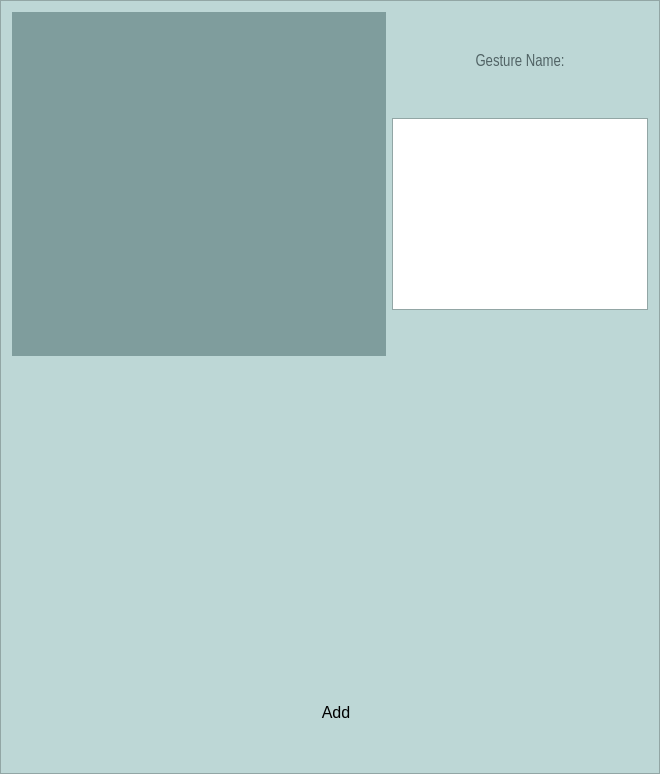
        <widget class="QFrame" name="page4_downframe">
         <property name="palette">
          <palette>
           <active>
            <colorrole role="Base">
             <brush brushstyle="SolidPattern">
              <color alpha="255">
               <red>255</red>
               <green>255</green>
               <blue>255</blue>
              </color>
             </brush>
            </colorrole>
            <colorrole role="Window">
             <brush brushstyle="SolidPattern">
              <color alpha="255">
               <red>189</red>
               <green>215</green>
               <blue>214</blue>
              </color>
             </brush>
            </colorrole>
           </active>
           <inactive>
            <colorrole role="Base">
             <brush brushstyle="SolidPattern">
              <color alpha="255">
               <red>255</red>
               <green>255</green>
               <blue>255</blue>
              </color>
             </brush>
            </colorrole>
            <colorrole role="Window">
             <brush brushstyle="SolidPattern">
              <color alpha="255">
               <red>189</red>
               <green>215</green>
               <blue>214</blue>
              </color>
             </brush>
            </colorrole>
           </inactive>
           <disabled>
            <colorrole role="Base">
             <brush brushstyle="SolidPattern">
              <color alpha="255">
               <red>189</red>
               <green>215</green>
               <blue>214</blue>
              </color>
             </brush>
            </colorrole>
            <colorrole role="Window">
             <brush brushstyle="SolidPattern">
              <color alpha="255">
               <red>189</red>
               <green>215</green>
               <blue>214</blue>
              </color>
             </brush>
            </colorrole>
           </disabled>
          </palette>
         </property>
         <property name="autoFillBackground">
          <bool>true</bool>
         </property>
         <property name="frameShape">
          <enum>QFrame::StyledPanel</enum>
         </property>
         <property name="frameShadow">
          <enum>QFrame::Raised</enum>
         </property>
         <layout class="QGridLayout" name="gridLayout_4">
          <item row="2" column="2">
           <spacer name="verticalSpacer_5">
            <property name="orientation">
             <enum>Qt::Vertical</enum>
            </property>
            <property name="sizeHint" stdset="0">
             <size>
              <width>20</width>
              <height>300</height>
             </size>
            </property>
           </spacer>
          </item>
          <item row="0" column="3" colspan="2">
           <layout class="QVBoxLayout" name="verticalLayout_5">
            <item>
             <widget class="QLabel" name="Label_page4">
              <property name="sizePolicy">
               <sizepolicy hsizetype="Preferred" vsizetype="Preferred">
                <horstretch>0</horstretch>
                <verstretch>0</verstretch>
               </sizepolicy>
              </property>
              <property name="minimumSize">
               <size>
                <width>150</width>
                <height>100</height>
               </size>
              </property>
              <property name="palette">
               <palette>
                <active>
                 <colorrole role="WindowText">
                  <brush brushstyle="SolidPattern">
                   <color alpha="255">
                    <red>81</red>
                    <green>99</green>
                    <blue>101</blue>
                   </color>
                  </brush>
                 </colorrole>
                 <colorrole role="Text">
                  <brush brushstyle="SolidPattern">
                   <color alpha="255">
                    <red>81</red>
                    <green>99</green>
                    <blue>101</blue>
                   </color>
                  </brush>
                 </colorrole>
                 <colorrole role="ButtonText">
                  <brush brushstyle="SolidPattern">
                   <color alpha="255">
                    <red>81</red>
                    <green>99</green>
                    <blue>101</blue>
                   </color>
                  </brush>
                 </colorrole>
                </active>
                <inactive>
                 <colorrole role="WindowText">
                  <brush brushstyle="SolidPattern">
                   <color alpha="255">
                    <red>81</red>
                    <green>99</green>
                    <blue>101</blue>
                   </color>
                  </brush>
                 </colorrole>
                 <colorrole role="Text">
                  <brush brushstyle="SolidPattern">
                   <color alpha="255">
                    <red>81</red>
                    <green>99</green>
                    <blue>101</blue>
                   </color>
                  </brush>
                 </colorrole>
                 <colorrole role="ButtonText">
                  <brush brushstyle="SolidPattern">
                   <color alpha="255">
                    <red>81</red>
                    <green>99</green>
                    <blue>101</blue>
                   </color>
                  </brush>
                 </colorrole>
                </inactive>
                <disabled>
                 <colorrole role="WindowText">
                  <brush brushstyle="SolidPattern">
                   <color alpha="255">
                    <red>120</red>
                    <green>120</green>
                    <blue>120</blue>
                   </color>
                  </brush>
                 </colorrole>
                 <colorrole role="Text">
                  <brush brushstyle="SolidPattern">
                   <color alpha="255">
                    <red>120</red>
                    <green>120</green>
                    <blue>120</blue>
                   </color>
                  </brush>
                 </colorrole>
                 <colorrole role="ButtonText">
                  <brush brushstyle="SolidPattern">
                   <color alpha="255">
                    <red>120</red>
                    <green>120</green>
                    <blue>120</blue>
                   </color>
                  </brush>
                 </colorrole>
                </disabled>
               </palette>
              </property>
              <property name="font">
               <font>
                <family>Arial Narrow</family>
                <pointsize>12</pointsize>
                <weight>50</weight>
                <italic>false</italic>
                <bold>false</bold>
               </font>
              </property>
              <property name="text">
               <string>Gesture Name:</string>
              </property>
              <property name="textFormat">
               <enum>Qt::PlainText</enum>
              </property>
              <property name="alignment">
               <set>Qt::AlignCenter</set>
              </property>
             </widget>
            </item>
            <item>
             <widget class="QTextEdit" name="Classname_page4">
              <property name="sizePolicy">
               <sizepolicy hsizetype="Minimum" vsizetype="Preferred">
                <horstretch>0</horstretch>
                <verstretch>0</verstretch>
               </sizepolicy>
              </property>
              <property name="minimumSize">
               <size>
                <width>120</width>
                <height>0</height>
               </size>
              </property>
              <property name="frameShape">
               <enum>QFrame::StyledPanel</enum>
              </property>
             </widget>
            </item>
            <item>
             <spacer name="verticalSpacer_7">
              <property name="orientation">
               <enum>Qt::Vertical</enum>
              </property>
              <property name="sizeHint" stdset="0">
               <size>
                <width>20</width>
                <height>40</height>
               </size>
              </property>
             </spacer>
            </item>
           </layout>
          </item>
          <item row="0" column="0" rowspan="2" colspan="3">
           <widget class="QLabel" name="Videoframe_page4">
            <property name="minimumSize">
             <size>
              <width>200</width>
              <height>200</height>
             </size>
            </property>
            <property name="palette">
             <palette>
              <active>
               <colorrole role="WindowText">
                <brush brushstyle="SolidPattern">
                 <color alpha="255">
                  <red>0</red>
                  <green>0</green>
                  <blue>0</blue>
                 </color>
                </brush>
               </colorrole>
               <colorrole role="Button">
                <brush brushstyle="SolidPattern">
                 <color alpha="255">
                  <red>189</red>
                  <green>215</green>
                  <blue>214</blue>
                 </color>
                </brush>
               </colorrole>
               <colorrole role="Light">
                <brush brushstyle="SolidPattern">
                 <color alpha="255">
                  <red>255</red>
                  <green>255</green>
                  <blue>255</blue>
                 </color>
                </brush>
               </colorrole>
               <colorrole role="Midlight">
                <brush brushstyle="SolidPattern">
                 <color alpha="255">
                  <red>222</red>
                  <green>235</green>
                  <blue>234</blue>
                 </color>
                </brush>
               </colorrole>
               <colorrole role="Dark">
                <brush brushstyle="SolidPattern">
                 <color alpha="255">
                  <red>94</red>
                  <green>107</green>
                  <blue>107</blue>
                 </color>
                </brush>
               </colorrole>
               <colorrole role="Mid">
                <brush brushstyle="SolidPattern">
                 <color alpha="255">
                  <red>126</red>
                  <green>143</green>
                  <blue>143</blue>
                 </color>
                </brush>
               </colorrole>
               <colorrole role="Text">
                <brush brushstyle="SolidPattern">
                 <color alpha="255">
                  <red>0</red>
                  <green>0</green>
                  <blue>0</blue>
                 </color>
                </brush>
               </colorrole>
               <colorrole role="BrightText">
                <brush brushstyle="SolidPattern">
                 <color alpha="255">
                  <red>255</red>
                  <green>255</green>
                  <blue>255</blue>
                 </color>
                </brush>
               </colorrole>
               <colorrole role="ButtonText">
                <brush brushstyle="SolidPattern">
                 <color alpha="255">
                  <red>0</red>
                  <green>0</green>
                  <blue>0</blue>
                 </color>
                </brush>
               </colorrole>
               <colorrole role="Base">
                <brush brushstyle="SolidPattern">
                 <color alpha="255">
                  <red>255</red>
                  <green>255</green>
                  <blue>255</blue>
                 </color>
                </brush>
               </colorrole>
               <colorrole role="Window">
                <brush brushstyle="SolidPattern">
                 <color alpha="255">
                  <red>127</red>
                  <green>157</green>
                  <blue>157</blue>
                 </color>
                </brush>
               </colorrole>
               <colorrole role="Shadow">
                <brush brushstyle="SolidPattern">
                 <color alpha="255">
                  <red>0</red>
                  <green>0</green>
                  <blue>0</blue>
                 </color>
                </brush>
               </colorrole>
               <colorrole role="AlternateBase">
                <brush brushstyle="SolidPattern">
                 <color alpha="255">
                  <red>222</red>
                  <green>235</green>
                  <blue>234</blue>
                 </color>
                </brush>
               </colorrole>
               <colorrole role="ToolTipBase">
                <brush brushstyle="SolidPattern">
                 <color alpha="255">
                  <red>255</red>
                  <green>255</green>
                  <blue>220</blue>
                 </color>
                </brush>
               </colorrole>
               <colorrole role="ToolTipText">
                <brush brushstyle="SolidPattern">
                 <color alpha="255">
                  <red>0</red>
                  <green>0</green>
                  <blue>0</blue>
                 </color>
                </brush>
               </colorrole>
              </active>
              <inactive>
               <colorrole role="WindowText">
                <brush brushstyle="SolidPattern">
                 <color alpha="255">
                  <red>0</red>
                  <green>0</green>
                  <blue>0</blue>
                 </color>
                </brush>
               </colorrole>
               <colorrole role="Button">
                <brush brushstyle="SolidPattern">
                 <color alpha="255">
                  <red>189</red>
                  <green>215</green>
                  <blue>214</blue>
                 </color>
                </brush>
               </colorrole>
               <colorrole role="Light">
                <brush brushstyle="SolidPattern">
                 <color alpha="255">
                  <red>255</red>
                  <green>255</green>
                  <blue>255</blue>
                 </color>
                </brush>
               </colorrole>
               <colorrole role="Midlight">
                <brush brushstyle="SolidPattern">
                 <color alpha="255">
                  <red>222</red>
                  <green>235</green>
                  <blue>234</blue>
                 </color>
                </brush>
               </colorrole>
               <colorrole role="Dark">
                <brush brushstyle="SolidPattern">
                 <color alpha="255">
                  <red>94</red>
                  <green>107</green>
                  <blue>107</blue>
                 </color>
                </brush>
               </colorrole>
               <colorrole role="Mid">
                <brush brushstyle="SolidPattern">
                 <color alpha="255">
                  <red>126</red>
                  <green>143</green>
                  <blue>143</blue>
                 </color>
                </brush>
               </colorrole>
               <colorrole role="Text">
                <brush brushstyle="SolidPattern">
                 <color alpha="255">
                  <red>0</red>
                  <green>0</green>
                  <blue>0</blue>
                 </color>
                </brush>
               </colorrole>
               <colorrole role="BrightText">
                <brush brushstyle="SolidPattern">
                 <color alpha="255">
                  <red>255</red>
                  <green>255</green>
                  <blue>255</blue>
                 </color>
                </brush>
               </colorrole>
               <colorrole role="ButtonText">
                <brush brushstyle="SolidPattern">
                 <color alpha="255">
                  <red>0</red>
                  <green>0</green>
                  <blue>0</blue>
                 </color>
                </brush>
               </colorrole>
               <colorrole role="Base">
                <brush brushstyle="SolidPattern">
                 <color alpha="255">
                  <red>255</red>
                  <green>255</green>
                  <blue>255</blue>
                 </color>
                </brush>
               </colorrole>
               <colorrole role="Window">
                <brush brushstyle="SolidPattern">
                 <color alpha="255">
                  <red>127</red>
                  <green>157</green>
                  <blue>157</blue>
                 </color>
                </brush>
               </colorrole>
               <colorrole role="Shadow">
                <brush brushstyle="SolidPattern">
                 <color alpha="255">
                  <red>0</red>
                  <green>0</green>
                  <blue>0</blue>
                 </color>
                </brush>
               </colorrole>
               <colorrole role="AlternateBase">
                <brush brushstyle="SolidPattern">
                 <color alpha="255">
                  <red>222</red>
                  <green>235</green>
                  <blue>234</blue>
                 </color>
                </brush>
               </colorrole>
               <colorrole role="ToolTipBase">
                <brush brushstyle="SolidPattern">
                 <color alpha="255">
                  <red>255</red>
                  <green>255</green>
                  <blue>220</blue>
                 </color>
                </brush>
               </colorrole>
               <colorrole role="ToolTipText">
                <brush brushstyle="SolidPattern">
                 <color alpha="255">
                  <red>0</red>
                  <green>0</green>
                  <blue>0</blue>
                 </color>
                </brush>
               </colorrole>
              </inactive>
              <disabled>
               <colorrole role="WindowText">
                <brush brushstyle="SolidPattern">
                 <color alpha="255">
                  <red>94</red>
                  <green>107</green>
                  <blue>107</blue>
                 </color>
                </brush>
               </colorrole>
               <colorrole role="Button">
                <brush brushstyle="SolidPattern">
                 <color alpha="255">
                  <red>189</red>
                  <green>215</green>
                  <blue>214</blue>
                 </color>
                </brush>
               </colorrole>
               <colorrole role="Light">
                <brush brushstyle="SolidPattern">
                 <color alpha="255">
                  <red>255</red>
                  <green>255</green>
                  <blue>255</blue>
                 </color>
                </brush>
               </colorrole>
               <colorrole role="Midlight">
                <brush brushstyle="SolidPattern">
                 <color alpha="255">
                  <red>222</red>
                  <green>235</green>
                  <blue>234</blue>
                 </color>
                </brush>
               </colorrole>
               <colorrole role="Dark">
                <brush brushstyle="SolidPattern">
                 <color alpha="255">
                  <red>94</red>
                  <green>107</green>
                  <blue>107</blue>
                 </color>
                </brush>
               </colorrole>
               <colorrole role="Mid">
                <brush brushstyle="SolidPattern">
                 <color alpha="255">
                  <red>126</red>
                  <green>143</green>
                  <blue>143</blue>
                 </color>
                </brush>
               </colorrole>
               <colorrole role="Text">
                <brush brushstyle="SolidPattern">
                 <color alpha="255">
                  <red>94</red>
                  <green>107</green>
                  <blue>107</blue>
                 </color>
                </brush>
               </colorrole>
               <colorrole role="BrightText">
                <brush brushstyle="SolidPattern">
                 <color alpha="255">
                  <red>255</red>
                  <green>255</green>
                  <blue>255</blue>
                 </color>
                </brush>
               </colorrole>
               <colorrole role="ButtonText">
                <brush brushstyle="SolidPattern">
                 <color alpha="255">
                  <red>94</red>
                  <green>107</green>
                  <blue>107</blue>
                 </color>
                </brush>
               </colorrole>
               <colorrole role="Base">
                <brush brushstyle="SolidPattern">
                 <color alpha="255">
                  <red>127</red>
                  <green>157</green>
                  <blue>157</blue>
                 </color>
                </brush>
               </colorrole>
               <colorrole role="Window">
                <brush brushstyle="SolidPattern">
                 <color alpha="255">
                  <red>127</red>
                  <green>157</green>
                  <blue>157</blue>
                 </color>
                </brush>
               </colorrole>
               <colorrole role="Shadow">
                <brush brushstyle="SolidPattern">
                 <color alpha="255">
                  <red>0</red>
                  <green>0</green>
                  <blue>0</blue>
                 </color>
                </brush>
               </colorrole>
               <colorrole role="AlternateBase">
                <brush brushstyle="SolidPattern">
                 <color alpha="255">
                  <red>189</red>
                  <green>215</green>
                  <blue>214</blue>
                 </color>
                </brush>
               </colorrole>
               <colorrole role="ToolTipBase">
                <brush brushstyle="SolidPattern">
                 <color alpha="255">
                  <red>255</red>
                  <green>255</green>
                  <blue>220</blue>
                 </color>
                </brush>
               </colorrole>
               <colorrole role="ToolTipText">
                <brush brushstyle="SolidPattern">
                 <color alpha="255">
                  <red>0</red>
                  <green>0</green>
                  <blue>0</blue>
                 </color>
                </brush>
               </colorrole>
              </disabled>
             </palette>
            </property>
            <property name="autoFillBackground">
             <bool>true</bool>
            </property>
            <property name="text">
             <string/>
            </property>
           </widget>
          </item>
          <item row="3" column="3">
           <spacer name="horizontalSpacer_14">
            <property name="orientation">
             <enum>Qt::Horizontal</enum>
            </property>
            <property name="sizeHint" stdset="0">
             <size>
              <width>195</width>
              <height>20</height>
             </size>
            </property>
           </spacer>
          </item>
          <item row="3" column="2">
           <widget class="QPushButton" name="Captue_Page4">
            <property name="minimumSize">
             <size>
              <width>100</width>
              <height>100</height>
             </size>
            </property>
            <property name="font">
             <font>
              <pointsize>12</pointsize>
              <stylestrategy>PreferAntialias</stylestrategy>
             </font>
            </property>
            <property name="text">
             <string>Add</string>
            </property>
            <property name="icon">
             <iconset>
              <normaloff>Icons/Add.png</normaloff>Icons/Add.png</iconset>
            </property>
            <property name="iconSize">
             <size>
              <width>50</width>
              <height>50</height>
             </size>
            </property>
            <property name="flat">
             <bool>true</bool>
            </property>
           </widget>
          </item>
          <item row="3" column="1">
           <spacer name="horizontalSpacer_13">
            <property name="orientation">
             <enum>Qt::Horizontal</enum>
            </property>
            <property name="sizeHint" stdset="0">
             <size>
              <width>262</width>
              <height>20</height>
             </size>
            </property>
           </spacer>
          </item>
         </layout>
        </widget>
